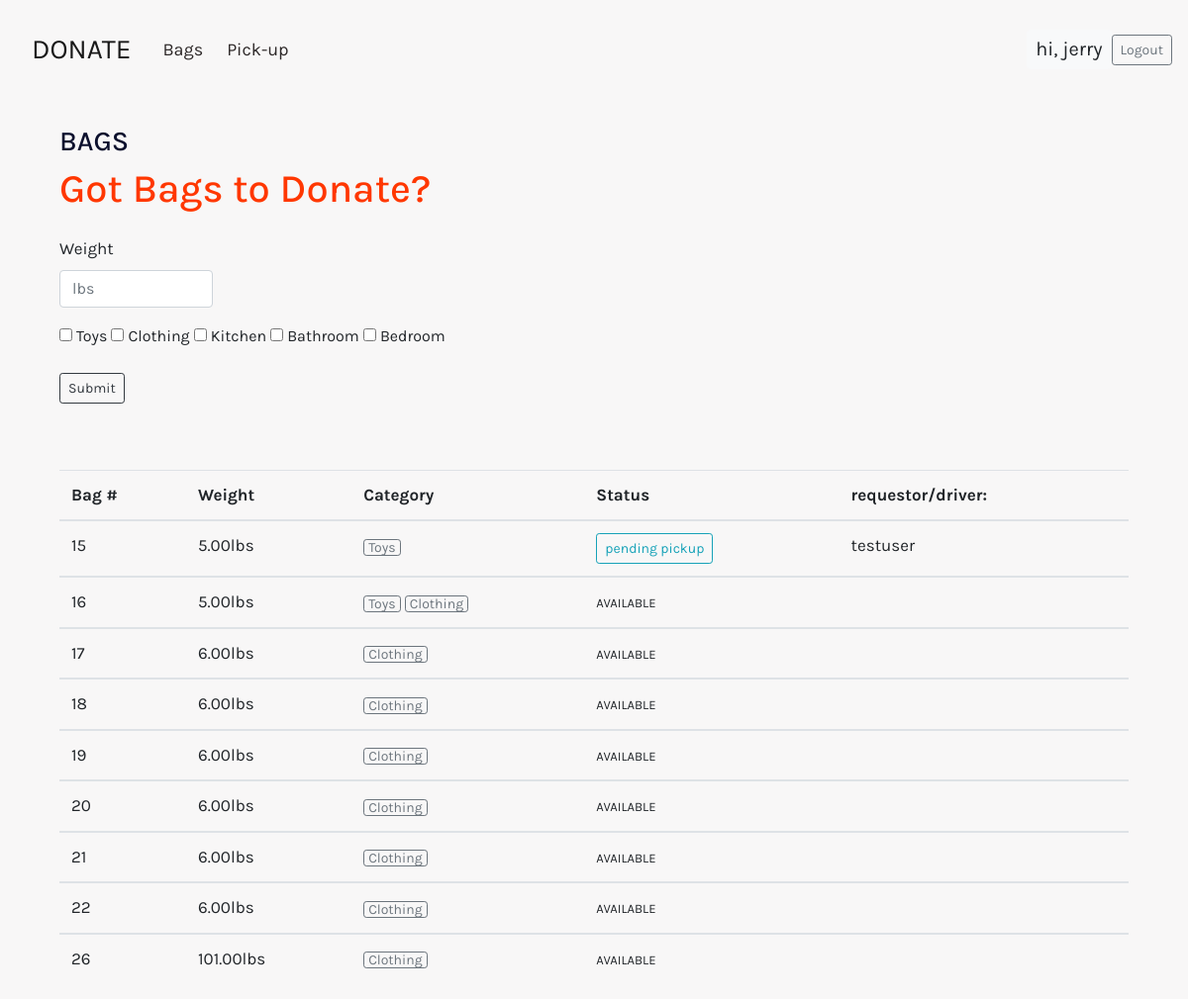
Page /bag (signed in) on the committed database.
### donate/models.py (models this page shows, shortened)
class BagCategory(models.Model):
    name = models.CharField(max_length=64, unique=True)

class Bag(models.Model):
    user = models.ForeignKey(settings.AUTH_USER_MODEL,
                             on_delete=models.CASCADE, related_name="bags")
    lbs = models.DecimalField(max_digits=6, decimal_places=2, default=0.00)
    category = models.ManyToManyField(BagCategory, related_name="bags")
    request = models.OneToOneField(
        BagRequest, on_delete=models.PROTECT, null=True, blank=True, default=None, related_name="bag_req")

class BagRequest(models.Model):
    owner = models.ForeignKey(
        settings.AUTH_USER_MODEL, on_delete=models.CASCADE, default=None, related_name="owner_request")
    requestor = models.ForeignKey(settings.AUTH_USER_MODEL, on_delete=models.CASCADE,
                                  default=None, null=True, blank=True, related_name="user_request")
    approved = models.BooleanField(default=False)

### donate/views.py (the view, shortened to what this page needs)
# urls.py: path("bag", views.new_bag, name="bag"),
def new_bag(request):
    context = {
        "BagCategory": BagCategory.objects.all(),
        "MyBags": Bag.objects.filter(user__id=request.user.id),
    }
    return render(request, "donate/bag.html", context)

### donate/context_processors.py (called while the page is built)
def api_key(request):
    GOOGLE_API_KEY = os.getenv('GOOGLE_API_KEY')
    return {
        'GOOGLE_API_KEY': GOOGLE_API_KEY,
    }

### donate/templates/donate/bag.html (shortened to what this page needs)
{% extends "donate/base.html" %}
{% block body %}
<form action="{% url 'bag' %}" method="post">
    <div class="container">
        <div class=col-md-6>
            <br>
            <h3>BAGS</h3>
            <h1 class="mb-4">Got Bags to Donate?</h1>
            <div class="form-group">
                <div class="row">
                    <div class="col-md-4">
                        <label for="username">Weight</label>
                        <input type="number" step="0.01" min="1" class="form-control" id="weight" name="weight" placeholder="lbs">
                    </div>
                </div>
            </div>
            <div class="form-group" id="category_list">
                {% for category in BagCategory %}
                <input class="form-group" name="categorylist[]" type="checkbox" value="{{ category.id }}">
                <font size=3>{{ category.name }}</font></input>
                {% endfor %}
            </div>
            <div class="form-group">
                <button type="submit" class="btn btn-outline-dark btn-sm" value="login">Submit</button>
            </div>
        </div>
        <br>
        <br>
        <div class="col-md-12">
            <table class="table table-hover">
                <thead>
                    <tr>
                        <th scope="col">Bag #</th>
                        <th scope="col">Weight</th>
                        <th scope="col">Category</th>
                        <th scope="col">Status</th>
                        <th scope="col">requestor/driver:</th>
                    </tr>
                </thead>
                {% for bag in MyBags %}
                <tbody>
                    <tr>
                        <td>{{ bag.id }}</td>
                        <td>{{ bag.lbs }}lbs</td>
                        <td>
                            {% for category in bag.category.all %}
                            <button type="button" class="btn btn-outline-secondary btn-xs">{{ category.name }}</button>
                            {% endfor %}
                        </td>
                        <td>
                            {% if bag.request != None %}
                            {% if bag.request.approved == False %}
                            <button type="button" class="btn btn-outline-success btn-sm modclick" name="approve" data-req_id="{{ bag.request.id }}">&#10003;</button>
                            <button type="button" class="btn btn-outline-danger btn-sm modclick" name="deny" data-req_id="{{ bag.request.id }}">&#10007;</button>
                            {% else %}
                            <button type="button" class="btn btn-outline-info btn-sm" data-req_id="{{ bag.request.id }}">pending pickup</button>
                            {% endif %}
                            {% else %}
                            <span style="font-size: 13px;">AVAILABLE</span>
                            {% endif %}
                        </td>
                        <td>
                            {{ bag.request.requestor }}
                        </td>
                    </tr>
                </tbody>
                {% endfor %}
            </table>
        </div>
    </div>
</form>
{% endblock %}

### donate/templates/donate/base.html (shortened to what this page needs)
{% load static %}
<!DOCTYPE html>
<html>
<head>
    <link rel="stylesheet" href="https://stackpath.bootstrapcdn.com/bootstrap/4.3.1/css/bootstrap.min.css">
    <link rel="stylesheet" href="{% static 'donate/styles.css' %}" />
    <nav class="navbar navbar-expand-lg navbar-light bg-light navbar-custom">
        <a class="navbar-brand" href="{% url 'index' %}">
            DONATE
        </a>
        <div class="collapse navbar-collapse" id="navbarSupportedContent">
            <ul class="navbar-nav mr-auto">
                {% if user.is_authenticated %}
                {% if request.user.locale.route != None %}
                <li class="nav-item">
                    <a class="nav-link" href="{% url 'bag' %}">Bags</a>
                </li>
                <li class="nav-item">
                    <a class="nav-link" href="{% url 'discover' %}">Pick-up</a>
                    {% endif %}
                    {% endif %}
            </ul>
            {% if user.is_authenticated %}
            <form class="form-inline my-2 my-lg-0" action="{% url 'settings' %}" method=post>
                <button class="btn btn-light my-2 btn-sm username" type="submit" name="settings" id="username">hi, {{ request.user }}
                </button>
            </form>
            <form class="form-inline my-2 my-lg-0" action="{% url 'logout' %}" method=post>
                <button class="btn btn-outline-secondary my-2 btn-sm" type="submit" name="logout">Logout</button>
            </form>
            {% endif %}
        </div>
    </nav>
</head>
<body>
    {% block body %}
    {% endblock %}
</body>
</html>

### donate/static/donate/styles.css (style rules this page uses)
body { font-family: 'Karla', sans-serif; font-size: 17px; background-color: #F8F7F7; }
ul { list-style-type: none; }
h1 { color: #FF3700; }
h3 { color: #0C102D; }
#username { font-size: 20px !important; }
.navbar-brand { padding-left: 16px; }
.nav-link { padding-left: 16px !important; }
.navbar { min-height: 100px; }
.navbar-light .navbar-nav .nav-link { font-size: 18px; }
.navbar-light .navbar-brand { font-size: 28px; }
.username { font-size: 16px !important; }
.navbar-custom { background-color: #F8F7F7 !important; color: white !important; }
.nav-link { color: #2d2828 !important; }
.btn-group-xs > .btn, .btn-xs { padding: .25rem .25rem; font-size: .875rem; line-height: .5; border-radius: .2rem; }

### rows in the picture
BagCategory: name "Toys"
BagCategory: name "Clothing"
BagCategory: name "Kitchen"
BagCategory: name "Bathroom"
BagCategory: name "Bedroom"
Bag: id "15", lbs "5.00", request.requestor "testuser"
Bag: id "16", lbs "5.00", shows "AVAILABLE"
Bag: id "17", lbs "6.00", shows "AVAILABLE"
Bag: id "18", lbs "6.00", shows "AVAILABLE"
Bag: id "19", lbs "6.00", shows "AVAILABLE"
Bag: id "20", lbs "6.00", shows "AVAILABLE"
Bag: id "21", lbs "6.00", shows "AVAILABLE"
Bag: id "22", lbs "6.00", shows "AVAILABLE"
Bag: id "26", lbs "101.00", shows "AVAILABLE"

### other values in the picture
{{ request.user }} "jerry"
